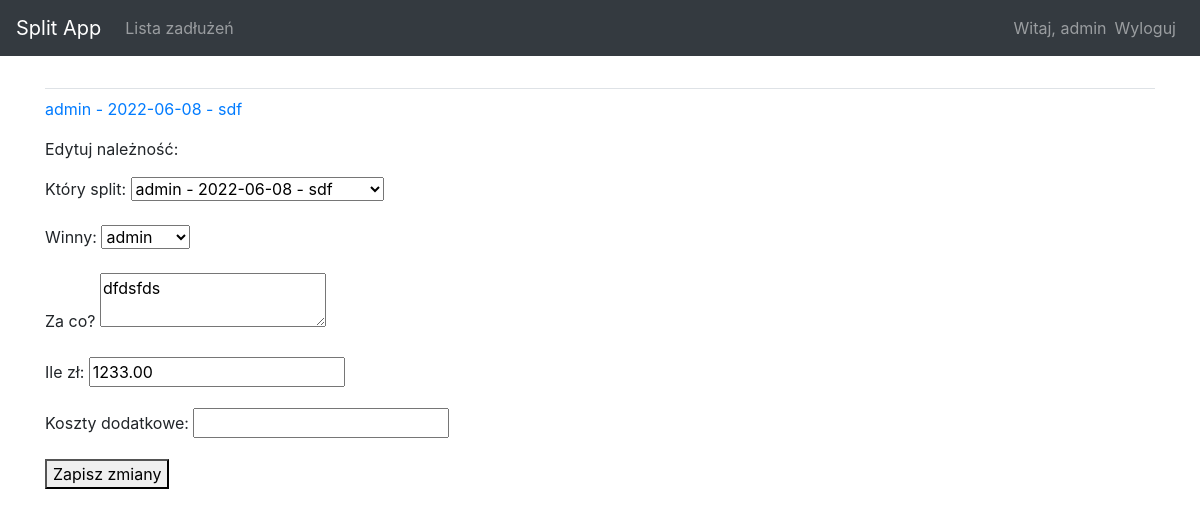
Page /edit_obligation/1/ (signed in) on the earlier database version.
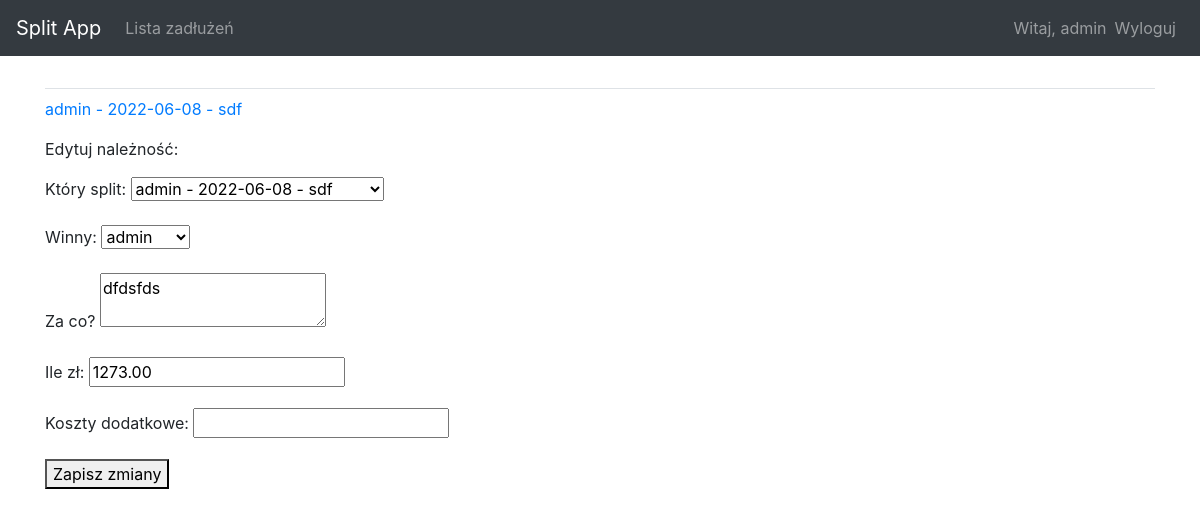
Same page on the later database version.
### split_app/models.py (models this page shows, shortened)
class Obligation(models.Model):
    transaction = models.ForeignKey(Transaction,related_name="obligation", on_delete=models.CASCADE)
    user = models.ForeignKey(User, on_delete=models.CASCADE)
    desc = models.TextField()
    value = models.DecimalField(max_digits=6, decimal_places=2)
    optional_value = models.DecimalField(max_digits=6, decimal_places=2, null=True, blank=True)
    o_status = models.CharField(default=c.new, choices=c.status, max_length=16)
    payment_date = models.DateField(default=django.utils.timezone.now, null=True, blank=True)

### split_app/views.py (the view)
# urls.py: path('edit_obligation/<int:obligation_id>/', views.edit_obligation, name='edit_obligation'),
@login_required
def edit_obligation(request, obligation_id):
    obligation = Obligation.objects.get(id=obligation_id)
    transaction = obligation.transaction
    if transaction.owner != request.user:
        raise Http404
    if request.method != 'POST':
        form = ObligationForm(instance=obligation)
    else:
        form = ObligationForm(instance=obligation, data=request.POST)
        if form.is_valid():
            form.save()
            return redirect('split_app:transaction', transaction_id = transaction.id)
    context = {'obliagtion':obligation,'transaction':transaction, 'form':form}
    return render(request,'split_app/edit_obligation.html', context)

### split_app/forms.py
class ObligationForm(forms.ModelForm):
    class Meta:
        model = Obligation
        fields = ['transaction','user', 'desc', 'value', 'optional_value']
        labels = {
            'transaction':'Który split','user': 'Winny', 'desc': 'Za co?', 'value':'Ile zł', 'optional_value':'Koszty dodatkowe'
        }
        widgets = {
            'desc':forms.Textarea(attrs={'rows':2,'cols':20})
        }

### split_app/models.py (called while the page is built)
    def __str__(self):
        return f"{self.owner} - {self.t_date} - {self.t_desc}"

### split_app/templates/split_app/edit_obligation.html (shortened to what this page needs)
{% extends 'split_app/base.html' %}
{% block content %}
    <p><a href="{% url 'split_app:transaction' transaction.id %}">{{ transaction }}</a></p>
    <p>Edytuj należność:</p>
    <form action="{% url 'split_app:edit_obligation' obliagtion.id %}" method='post'>
    {{ form.as_p }}
    <button name="submit">Zapisz zmiany</button>
    </form>
{% endblock %}

Differences in the rows shown:
changed Obligation "admin": value "1233.00" → "1273.00"
